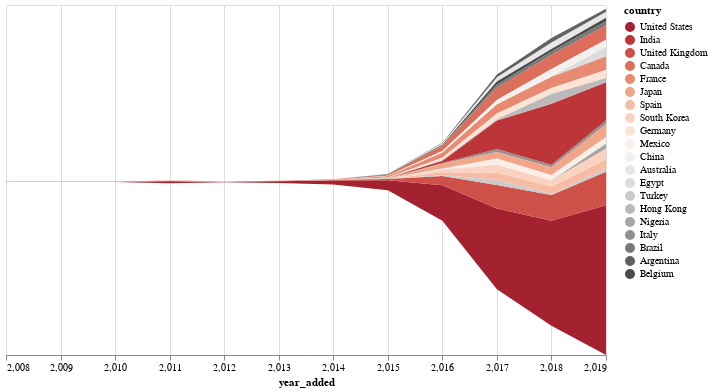

The notebook cell this image was saved under:
### Code cell
year_country = (
    data2.groupby("year_added")["country"].value_counts().reset_index(name="counts")
)
year_country["top20"] = year_country["country"].apply(
    lambda x: x in top20_country.index
)

year_country = year_country[
    (year_country["year_added"] >= 1990)
    & year_country["top20"]
    & (year_country["year_added"] < 2020)
]

alt.Chart(year_country).mark_area().encode(
    alt.X("year_added"),
    alt.Y("counts:Q", stack="center", axis=None),
    alt.Color(
        "country:N", scale=alt.Scale(scheme="redgrey"), sort=list(top20_country.index)
    ),
).properties(height=350, width=600)

### Figure 1 — Vega-Lite specification as saved in the notebook (floating-point values rounded to 4 significant figures)
{"config": {"view": {"continuousWidth": 400, "continuousHeight": 300}}, "data": {"name": "data-7134bc6e3a04a01fa2d027b7704ee59c"}, "mark": "area", "encoding": {"color": {"field": "country", "scale": {"scheme": "redgrey"}, "sort": ["United States", "India", "United Kingdom", "Canada", "France", "Japan", "Spain", "South Korea", "Germany", "Mexico", "China", "Australia", "Egypt", "Turkey", "Hong Kong", "Nigeria", "Italy", "Brazil", "Argentina", "Belgium"], "type": "nominal"}, "x": {"field": "year_added", "type": "quantitative"}, "y": {"axis": null, "field": "counts", "stack": "center", "type": "quantitative"}}, "height": 350, "width": 600, "$schema": "https://vega.github.io/schema/vega-lite/v4.17.0.json", "datasets": {"data-7134bc6e3a04a01fa2d027b7704ee59c": [{"year_added": 2008, "country": "United States", "counts": 2, "top20": true}, {"year_added": 2009, "country": "United States", "counts": 1, "top20": true}, {"year_added": 2010, "country": "United States", "counts": 1, "top20": true}, {"year_added": 2011, "country": "United States", "counts": 12, "top20": true}, {"year_added": 2011, "country": "France", "counts": 2, "top20": true}, {"year_added": 2011, "country": "Mexico", "counts": 1, "top20": true}, {"year_added": 2011, "country": "Spain", "counts": 1, "top20": true}, {"year_added": 2011, "country": "United Kingdom", "counts": 1, "top20": true}, {"year_added": 2012, "country": "United States", "counts": 3, "top20": true}, {"year_added": 2012, "country": "Mexico", "counts": 1, "top20": true}, {"year_added": 2013, "country": "United States", "counts": 10, "top20": true}, {"year_added": 2013, "country": "Canada", "counts": 1, "top20": true}, {"year_added": 2013, "country": "United Kingdom", "counts": 1, "top20": true}, {"year_added": 2014, "country": "United States", "counts": 22, "top20": true}, {"year_added": 2014, "country": "Canada", "counts": 3, "top20": true}, {"year_added": 2014, "country": "United Kingdom", "counts": 3, "top20": true}, {"year_added": 2014, "country": "Egypt", "counts": 1, "top20": true}, {"year_added": 2015, "country": "United States", "counts": 57, "top20": true}, {"year_added": 2015, "country": "France", "counts": 9, "top20": true}, {"year_added": 2015, "country": "United Kingdom", "counts": 8, "top20": true}, {"year_added": 2015, "country": "Canada", "counts": 6, "top20": true}, {"year_added": 2015, "country": "Australia", "counts": 5, "top20": true}, {"year_added": 2015, "country": "Belgium", "counts": 3, "top20": true}, {"year_added": 2015, "country": "Italy", "counts": 3, "top20": true}, {"year_added": 2015, "country": "Germany", "counts": 2, "top20": true}, {"year_added": 2015, "country": "China", "counts": 1, "top20": true}, {"year_added": 2015, "country": "Japan", "counts": 1, "top20": true}, {"year_added": 2015, "country": "Mexico", "counts": 1, "top20": true}, {"year_added": 2015, "country": "Nigeria", "counts": 1, "top20": true}, {"year_added": 2016, "country": "United States", "counts": 203, "top20": true}, {"year_added": 2016, "country": "United Kingdom", "counts": 54, "top20": true}, {"year_added": 2016, "country": "Canada", "counts": 30, "top20": true}, {"year_added": 2016, "country": "France", "counts": 29, "top20": true}, {"year_added": 2016, "country": "Japan", "counts": 29, "top20": true}, {"year_added": 2016, "country": "Spain", "counts": 17, "top20": true}, {"year_added": 2016, "country": "Germany", "counts": 14, "top20": true}, {"year_added": 2016, "country": "India", "counts": 13, "top20": true}, {"year_added": 2016, "country": "South Korea", "counts": 11, "top20": true}, {"year_added": 2016, "country": "China", "counts": 9, "top20": true}, {"year_added": 2016, "country": "Mexico", "counts": 9, "top20": true}, {"year_added": 2016, "country": "Australia", "counts": 8, "top20": true}, {"year_added": 2016, "country": "Belgium", "counts": 4, "top20": true}, {"year_added": 2016, "country": "Hong Kong", "counts": 4, "top20": true}, {"year_added": 2016, "country": "Turkey", "counts": 4, "top20": true}, {"year_added": 2016, "country": "Argentina", "counts": 3, "top20": true}, {"year_added": 2016, "country": "Brazil", "counts": 2, "top20": true}, {"year_added": 2016, "country": "Italy", "counts": 2, "top20": true}, {"year_added": 2016, "country": "Nigeria", "counts": 1, "top20": true}, {"year_added": 2017, "country": "United States", "counts": 462, "top20": true}, {"year_added": 2017, "country": "India", "counts": 162, "top20": true}, {"year_added": 2017, "country": "United Kingdom", "counts": 134, "top20": true}, {"year_added": 2017, "country": "Canada", "counts": 71, "top20": true}, {"year_added": 2017, "country": "France", "counts": 53, "top20": true}, {"year_added": 2017, "country": "South Korea", "counts": 43, "top20": true}, {"year_added": 2017, "country": "Spain", "counts": 42, "top20": true}, {"year_added": 2017, "country": "Japan", "counts": 37, "top20": true}, {"year_added": 2017, "country": "Mexico", "counts": 36, "top20": true}, {"year_added": 2017, "country": "Germany", "counts": 33, "top20": true}, {"year_added": 2017, "country": "Turkey", "counts": 30, "top20": true}, {"year_added": 2017, "country": "Australia", "counts": 24, "top20": true}, {"year_added": 2017, "country": "China", "counts": 24, "top20": true}, {"year_added": 2017, "country": "Belgium", "counts": 19, "top20": true}, {"year_added": 2017, "country": "Italy", "counts": 17, "top20": true}, {"year_added": 2017, "country": "Argentina", "counts": 16, "top20": true}, {"year_added": 2017, "country": "Brazil", "counts": 16, "top20": true}, {"year_added": 2017, "country": "Hong Kong", "counts": 8, "top20": true}, {"year_added": 2017, "country": "Nigeria", "counts": 1, "top20": true}, {"year_added": 2018, "country": "United States", "counts": 600, "top20": true}, {"year_added": 2018, "country": "India", "counts": 349, "top20": true}, {"year_added": 2018, "country": "United Kingdom", "counts": 147, "top20": true}, {"year_added": 2018, "country": "Canada", "counts": 81, "top20": true}, {"year_added": 2018, "country": "France", "counts": 64, "top20": true}, {"year_added": 2018, "country": "Hong Kong", "counts": 56, "top20": true}, {"year_added": 2018, "country": "Japan", "counts": 44, "top20": true}, {"year_added": 2018, "country": "Spain", "counts": 43, "top20": true}, {"year_added": 2018, "country": "China", "counts": 42, "top20": true}, {"year_added": 2018, "country": "Australia", "counts": 37, "top20": true}, {"year_added": 2018, "country": "Germany", "counts": 34, "top20": true}, {"year_added": 2018, "country": "South Korea", "counts": 33, "top20": true}, {"year_added": 2018, "country": "Mexico", "counts": 31, "top20": true}, {"year_added": 2018, "country": "Argentina", "counts": 26, "top20": true}, {"year_added": 2018, "country": "Brazil", "counts": 19, "top20": true}, {"year_added": 2018, "country": "Belgium", "counts": 14, "top20": true}, {"year_added": 2018, "country": "Italy", "counts": 14, "top20": true}, {"year_added": 2018, "country": "Turkey", "counts": 6, "top20": true}, {"year_added": 2018, "country": "Egypt", "counts": 3, "top20": true}, {"year_added": 2018, "country": "Nigeria", "counts": 1, "top20": true}, {"year_added": 2019, "country": "United States", "counts": 856, "top20": true}, {"year_added": 2019, "country": "India", "counts": 218, "top20": true}, {"year_added": 2019, "country": "United Kingdom", "counts": 191, "top20": true}, {"year_added": 2019, "country": "Canada", "counts": 84, "top20": true}, {"year_added": 2019, "country": "France", "counts": 79, "top20": true}, {"year_added": 2019, "country": "Japan", "counts": 74, "top20": true}, {"year_added": 2019, "country": "South Korea", "counts": 59, "top20": true}, {"year_added": 2019, "country": "Egypt", "counts": 54, "top20": true}, {"year_added": 2019, "country": "Spain", "counts": 53, "top20": true}, {"year_added": 2019, "country": "Germany", "counts": 45, "top20": true}, {"year_added": 2019, "country": "China", "counts": 40, "top20": true}, {"year_added": 2019, "country": "Mexico", "counts": 39, "top20": true}, {"year_added": 2019, "country": "Australia", "counts": 34, "top20": true}, {"year_added": 2019, "country": "Nigeria", "counts": 29, "top20": true}, {"year_added": 2019, "country": "Hong Kong", "counts": 25, "top20": true}, {"year_added": 2019, "country": "Brazil", "counts": 22, "top20": true}, {"year_added": 2019, "country": "Belgium", "counts": 20, "top20": true}, {"year_added": 2019, "country": "Italy", "counts": 20, "top20": true}, {"year_added": 2019, "country": "Turkey", "counts": 19, "top20": true}, {"year_added": 2019, "country": "Argentina", "counts": 18, "top20": true}]}}
